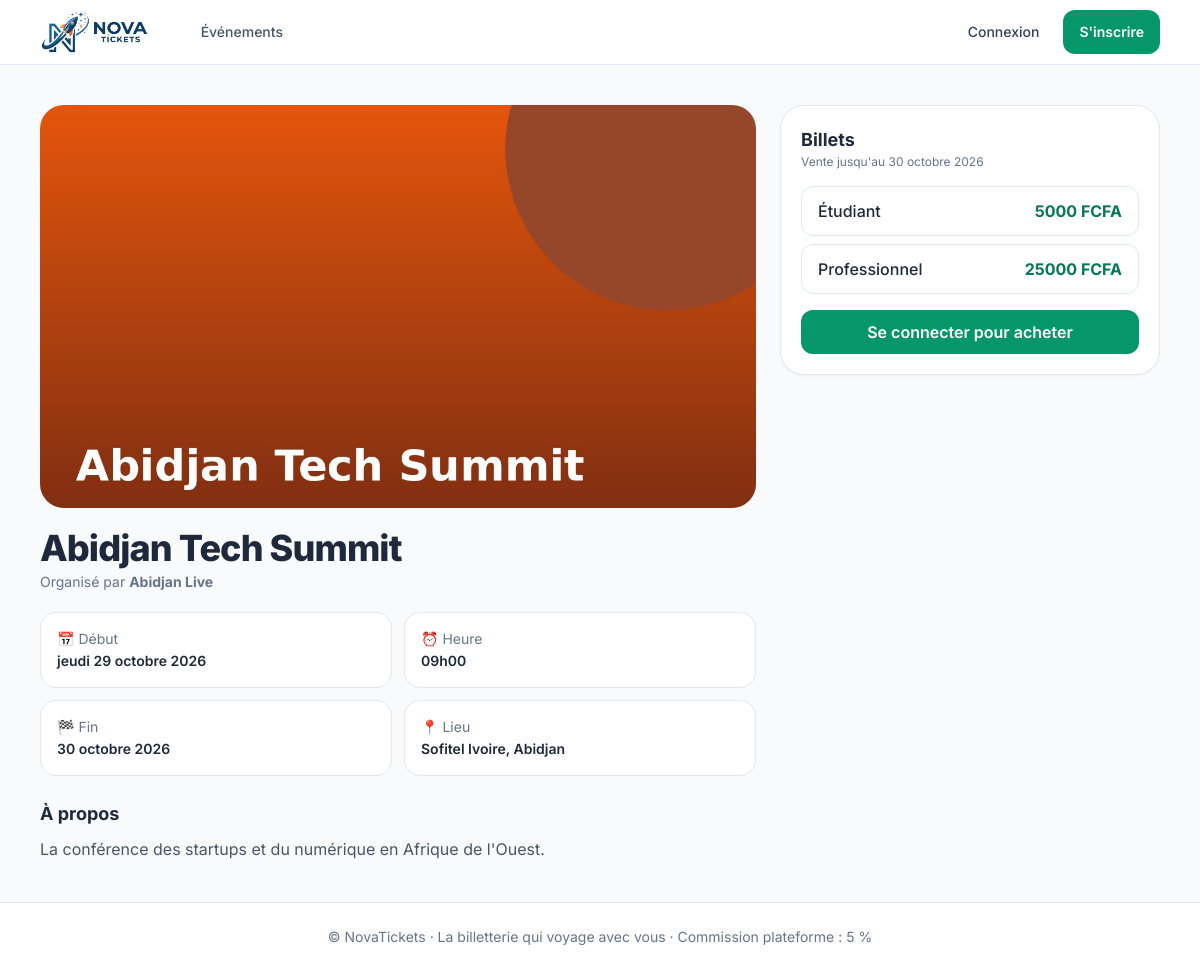
Page /evenements/abidjan-tech-summit/ on the earlier database version.
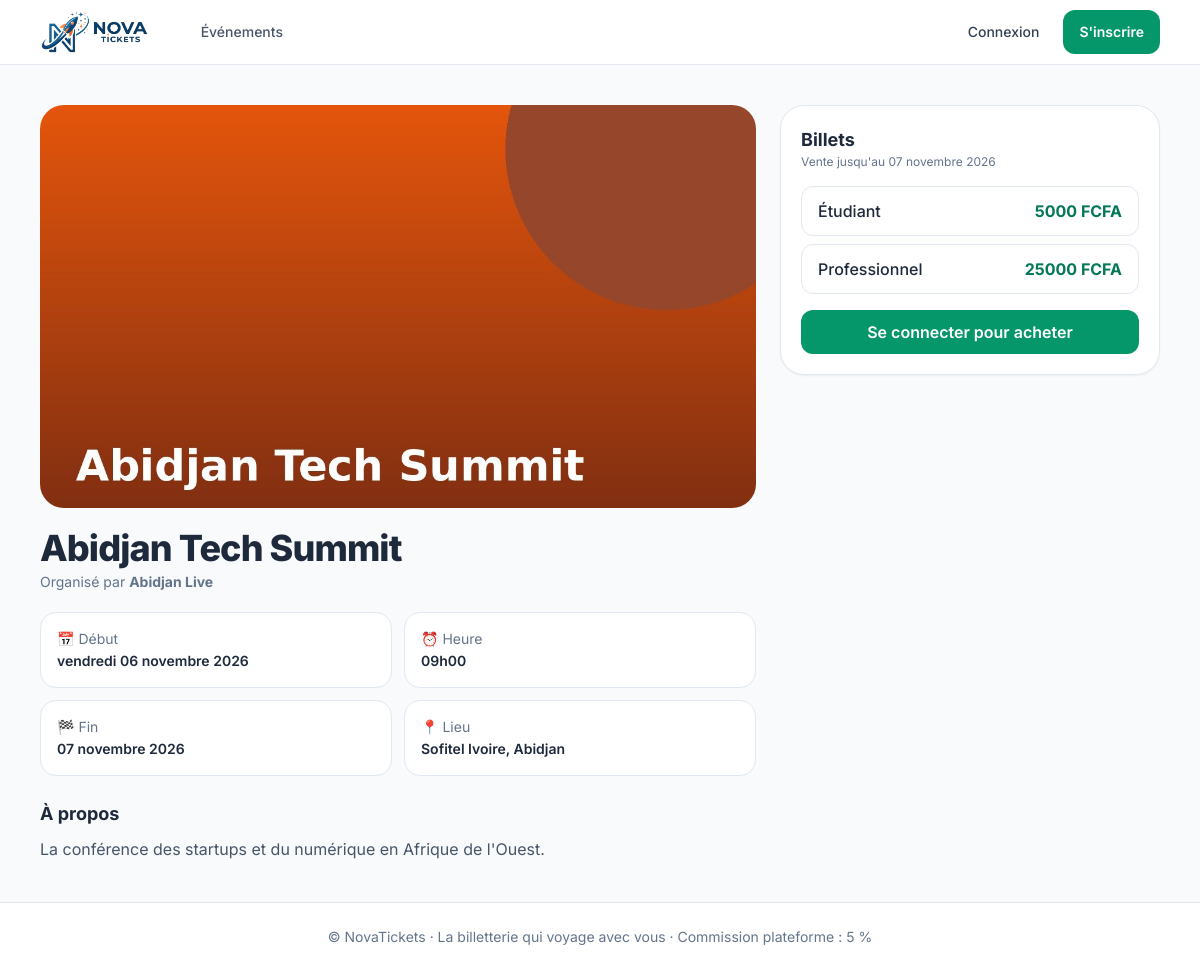
Same page on the later database version.
### events/models.py (models this page shows, shortened)
class Event(models.Model):
    DRAFT = "draft"
    PUBLISHED = "published"
    STATUSES = [(DRAFT, "Brouillon"), (PUBLISHED, "Publié")]
    organizer = models.ForeignKey(settings.AUTH_USER_MODEL, on_delete=models.CASCADE, related_name="events")
    name = models.CharField("Nom de l'événement", max_length=200)
    slug = models.SlugField(max_length=220, unique=True, blank=True)
    description = models.TextField(blank=True)
    location = models.CharField("Lieu", max_length=200, blank=True)
    banner = models.ImageField("Visuel", upload_to="events/", blank=True, null=True)
    logo = models.ImageField("Logo de l'événement", upload_to="event_logos/", blank=True, null=True)
    start_date = models.DateField("Date de début")
    end_date = models.DateField("Date de fin")
    start_time = models.TimeField("Heure de début")
    sales_deadline = models.DateField("Date limite d'achat")
    status = models.CharField(max_length=12, choices=STATUSES, default=DRAFT)
    created_at = models.DateTimeField(auto_now_add=True)
    class Meta:
        ordering = ["start_date", "start_time"]
    @property
    def is_published(self):
        return self.status == self.PUBLISHED
    @property
    def sales_open(self):
        return self.is_published and timezone.localdate() <= self.sales_deadline
    @property
    def min_price(self):
        prices = [t.price for t in self.ticket_types.all()]
        return min(prices) if prices else None

### accounts/models.py (models this page shows, shortened)
class User(AbstractUser):
    SPECTATEUR = "spectateur"
    ORGANISATEUR = "organisateur"
    ROLES = [(SPECTATEUR, "Spectateur"), (ORGANISATEUR, "Organisateur")]
    SEXES = [("M", "Masculin"), ("F", "Féminin")]
    role = models.CharField(max_length=20, choices=ROLES, default=SPECTATEUR)
    country = models.CharField("Pays", max_length=2, default="BJ")
    phone = models.CharField("Téléphone", max_length=30)
    sexe = models.CharField(max_length=1, choices=SEXES, blank=True)
    profession = models.CharField(max_length=120, blank=True)
    photo = models.ImageField(upload_to="photos/", blank=True, null=True)
    org_name = models.CharField("Nom de l'organisation", max_length=150, blank=True)
    org_logo = models.ImageField(upload_to="org_logos/", blank=True, null=True)
    @property
    def organizer_label(self):
        return self.org_name or self.display_name

### events/views.py (the view)
# urls.py: path("<slug:slug>/", views.detail, name="detail"),
def detail(request, slug):
    event = get_object_or_404(Event.objects.prefetch_related("ticket_types"), slug=slug)
    is_owner = request.user.is_authenticated and event.organizer_id == request.user.id
    if not event.is_published and not is_owner:
        raise PermissionDenied
    return render(request, "events/detail.html", {
        "event": event,
        "is_owner": is_owner,
        "is_organizer": request.user.is_authenticated and request.user.is_organisateur,
    })

### core/context_processors.py (called while the page is built)
def platform(request):
    return {
        "PLATFORM_NAME": settings.PLATFORM_NAME,
        "CARD_PRICE": settings.BUSINESS_CARD_PRICE,
        "COMMISSION_PERCENT": int(settings.PLATFORM_COMMISSION_RATE * 100),
    }

### templates/events/detail.html (shortened to what this page needs)
{% extends "base.html" %}
{% block content %}
<div class="grid gap-6 lg:grid-cols-[1fr_380px]">
  <div>
    <div class="overflow-hidden rounded-3xl bg-gradient-to-br from-emerald-100 to-emerald-50 aspect-[16/9]">
      {% if event.banner %}<img src="{{ event.banner.url }}" class="h-full w-full object-cover" alt="">
      {% else %}<div class="h-full w-full grid place-items-center text-7xl">🎟️</div>{% endif %}
    </div>
    <div class="mt-5 flex items-start gap-3">
      <div class="min-w-0">
        <h1 class="text-2xl md:text-4xl font-extrabold tracking-tight">{{ event.name }}</h1>
        <p class="text-sm text-slate-500 mt-1">Organisé par <strong>{{ event.organizer.organizer_label }}</strong></p>
      </div>
    </div>
    <dl class="mt-5 grid grid-cols-2 gap-3 text-sm">
      <div class="rounded-2xl bg-white border border-slate-200 p-4"><dt class="text-slate-500">📅 Début</dt><dd class="font-semibold mt-0.5">{{ event.start_date|date:"l d F Y" }}</dd></div>
      <div class="rounded-2xl bg-white border border-slate-200 p-4"><dt class="text-slate-500">⏰ Heure</dt><dd class="font-semibold mt-0.5">{{ event.start_time|time:"H\hi" }}</dd></div>
      <div class="rounded-2xl bg-white border border-slate-200 p-4"><dt class="text-slate-500">🏁 Fin</dt><dd class="font-semibold mt-0.5">{{ event.end_date|date:"d F Y" }}</dd></div>
      <div class="rounded-2xl bg-white border border-slate-200 p-4"><dt class="text-slate-500">📍 Lieu</dt><dd class="font-semibold mt-0.5">{{ event.location|default:"À confirmer" }}</dd></div>
    </dl>
    {% if event.description %}
    <div class="mt-6">
      <h2 class="text-lg font-bold">À propos</h2>
      <p class="mt-2 text-slate-600 whitespace-pre-line leading-relaxed">{{ event.description }}</p>
    </div>
    {% endif %}
  </div>
  <aside id="billets" class="lg:sticky lg:top-24 self-start scroll-mt-24">
    <div class="rounded-3xl bg-white border border-slate-200 shadow-sm p-5">
      <h2 class="text-lg font-bold">Billets</h2>
      <p class="text-xs text-slate-500">Vente jusqu'au {{ event.sales_deadline|date:"d F Y" }}</p>
      {% if is_owner %}
        <p class="mt-4 rounded-xl bg-slate-50 p-4 text-sm text-slate-600">Vous êtes l'organisateur : vous ne pouvez pas acheter de tickets pour votre propre événement.</p>
        <a href="{% url 'events:edit' event.pk %}" class="tap mt-3 grid place-items-center rounded-xl border border-slate-300 font-medium">Modifier l'événement</a>
      {% elif not event.sales_open %}
        <p class="mt-4 rounded-xl bg-slate-50 p-4 text-sm text-slate-600">La vente de billets est terminée.</p>
      {% elif not user.is_authenticated %}
        <ul class="mt-4 space-y-2">{% for t in event.ticket_types.all %}
          <li class="flex justify-between rounded-xl border border-slate-200 px-4 py-3"><span class="font-medium">{{ t.name }}</span><span class="font-bold text-emerald-700">{{ t.price|floatformat:0 }} FCFA</span></li>{% endfor %}</ul>
        <a href="{% url 'accounts:login' %}?next={{ request.path }}" class="tap mt-4 grid place-items-center rounded-xl bg-emerald-600 font-semibold text-white hover:bg-emerald-700">Se connecter pour acheter</a>
      {% endif %}
    </div>
  </aside>
</div>
{% endblock %}

Differences in the rows shown:
changed Event "Abidjan Tech Summit": start_date "jeudi 29 octobre 2026" → "vendredi 06 novembre 2026"; end_date "30 octobre 2026" → "07 novembre 2026"; sales_deadline "30 octobre 2026" → "07 novembre 2026"
